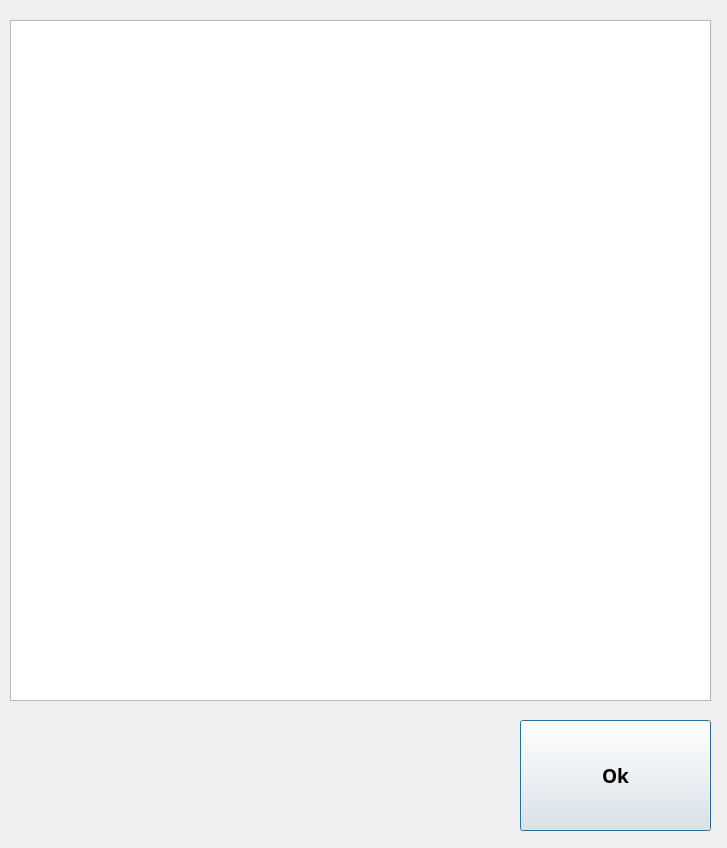
<?xml version="1.0" encoding="UTF-8"?>
<ui version="4.0">
 <class>ContactsPane</class>
 <widget class="QDialog" name="ContactsPane">
  <property name="geometry">
   <rect>
    <x>0</x>
    <y>0</y>
    <width>727</width>
    <height>848</height>
   </rect>
  </property>
  <property name="font">
   <font>
    <family>AnjaliOldLipi</family>
    <pointsize>14</pointsize>
    <weight>75</weight>
    <bold>true</bold>
   </font>
  </property>
  <property name="windowTitle">
   <string>Dialog</string>
  </property>
  <widget class="QListView" name="listView_contactsView">
   <property name="geometry">
    <rect>
     <x>10</x>
     <y>20</y>
     <width>701</width>
     <height>681</height>
    </rect>
   </property>
  </widget>
  <widget class="QPushButton" name="pushButton_contactsOk">
   <property name="geometry">
    <rect>
     <x>520</x>
     <y>720</y>
     <width>191</width>
     <height>111</height>
    </rect>
   </property>
   <property name="text">
    <string>Ok</string>
   </property>
  </widget>
 </widget>
 <resources/>
 <connections/>
</ui>
